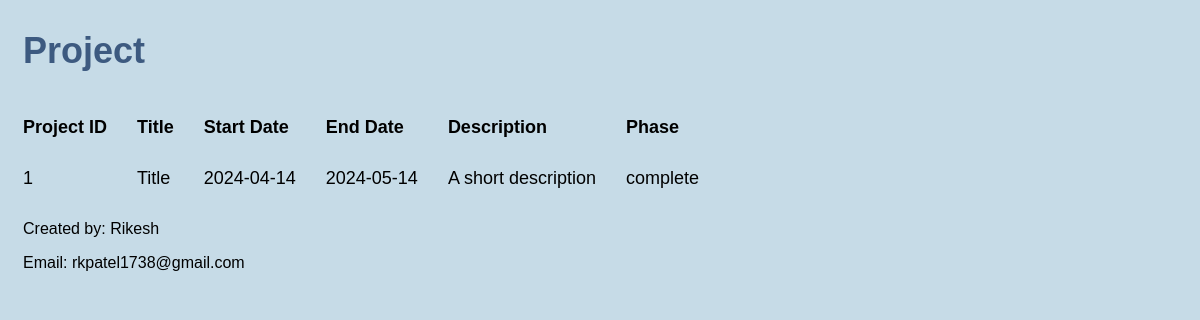
Page /project.php?id=1 on the committed database.
### tables this page shows
CREATE TABLE `projects` (
  `pid` int UNSIGNED NOT NULL,
  `title` varchar(100) NOT NULL,
  `start_date` date DEFAULT NULL,
  `end_date` date DEFAULT NULL,
  `phase` enum('design','development','testing','deployment','complete') DEFAULT NULL,
  `description` varchar(500) DEFAULT NULL,
  `uid` int UNSIGNED NOT NULL
);

CREATE TABLE `users` (
  `uid` int UNSIGNED NOT NULL,
  `username` varchar(255) NOT NULL,
  `password` varchar(255) NOT NULL,
  `email` varchar(255) NOT NULL
);

### project.php (the view, shortened to what this page needs)
<?php
require_once ("connectdb.php");
try {
  $stat1 = $db->prepare("SELECT title, start_date, end_date, phase, description, uid FROM projects WHERE pid = ?");
  $stat1->execute(array($_GET['id']));
  if ($stat1->rowCount()>0){
    $row1=$stat1->fetch();
  }
  $stat2 = $db->prepare("SELECT username, email FROM users WHERE uid = ?");
  $stat2->execute(array($row1['uid']));
  if ($stat2->rowCount()>0){
    $row2=$stat2->fetch();
  }
  $pid = $_GET['id'];
  $title = $row1['title'];
  $start_date = $row1['start_date'];
  $end_date = $row1['end_date'];
  $phase = $row1['phase'];
  $short_description = $row1['description'];
  $username = $row2['username'];
  $email = $row2['email'];
} catch (PDOException $ex) {
    echo "A database error occurred <br>";
    echo "Error details: <em>". $ex->getMessage()."</em>";
}
?>
<!DOCTYPE html>
<html lang="en">
<head>
</head>
<body>
<link rel = "stylesheet" type="text/css"  href="style.css" />
<div class = "project">
  <h2>Project</h2>
  <table cellspacing="0"  cellpadding="5" id="project_table">
  <tr><th>Project ID</th><th>Title</th><th>Start Date</th><th>End Date</th><th>Description</th><th>Phase</th></tr>
  <tr><td><?= $pid ?></td><td><?= $title ?></td><td><?= $start_date ?></td><td><?= $end_date ?></td><td><?= $short_description ?></td><td><?= $phase ?></td></tr>
  </table>
  <p>Created by: <?= $username ?></p>
  <p>Email: <?= $email ?></p></br>
</div>
</body>
</html>

### style.css (style rules this page uses)
body { font-family: Arial, Helvetica, sans-serif; background-color:#c6dbe7; }
.project h2 { font-family:Arial,Helvetica,sans-serif; color: #3d5a80; font-size: 36px; padding-left: 15px; }
.project p, button { margin-left: 15px; }

### rows in the picture
projects: title "Title", start_date "2024-04-14", end_date "2024-05-14", description "A short description", phase "complete"
users: username "Rikesh", email "rkpatel1738@gmail.com"

### other values in the picture
$pid "1"
